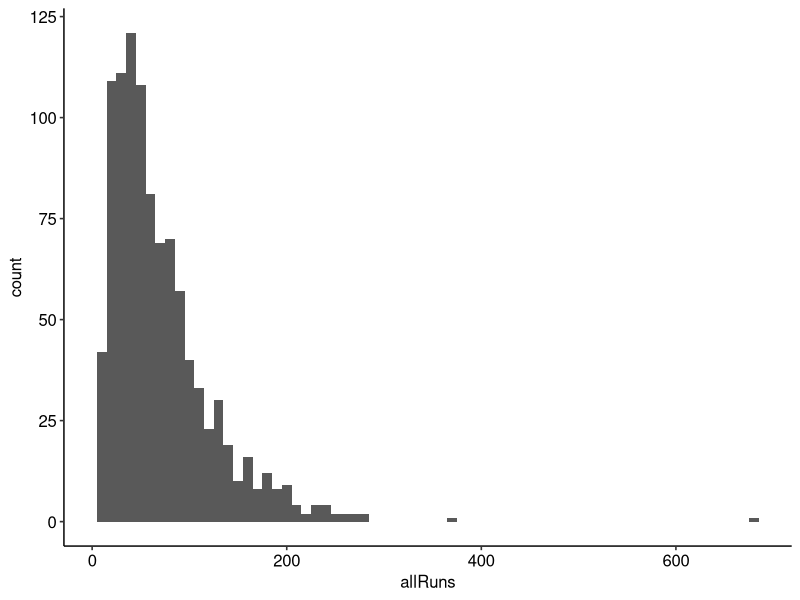

This chart was generated by the following R code:
## ---- chunk 1
knitr::opts_chunk$set(echo = TRUE)
## ---- chunk 2
# thanks stackoverflow
lappend <- function (lst, ...){
  lst <- c(lst, list(...))
  return(lst)
}

simGame <- function (nRings = 3) {
  # rows are top to bottom, each column is a tower
  towers <- matrix(nrow = nRings, ncol = 3)
  towers[,1] <- 1:nRings
  
  # chooses among valid MOVES - don't mess that up!
  nMoves <- 0
  
  # i THINK this tests for win condition hmm
  while ((T %in% is.na(towers[,2])) & (T %in% is.na(towers[,3]))) {
    nMoves <- nMoves + 1
    possibleMoves <- list()
    for (i in 1:6) {
      if (i <= 3) {
        testMove <- combn(c(1,2,3),2)[,i] # prob should store this
      } else {
        testMove <- rev(combn(c(1,2,3),2)[,i - 3])
      }
      if (is.na(towers[,testMove[1]][!is.na(towers[,testMove[1]])][1])) {
        # cant move not a ring
      } else if (is.na(towers[,testMove[2]][!is.na(towers[,testMove[2]])][1])) {
        possibleMoves <- lappend(possibleMoves, testMove)
      } else if (towers[,testMove[1]][!is.na(towers[,testMove[1]])][1] < towers[,testMove[2]][!is.na(towers[,testMove[2]])][1]) {
        possibleMoves <- lappend(possibleMoves, testMove)
      }
    }
    
    move <- possibleMoves[[sample(1:length(possibleMoves),1)]]
    # this is getting out of hand
    towers[sum(is.na(towers[,move[2]])),move[2]] <- towers[sum(is.na(towers[,move[1]]))+1,move[1]]
    towers[sum(is.na(towers[,move[1]]))+1,move[1]] <- NA
  }
  
  return(nMoves)
}

## ---- chunk 3
allRuns <- c()
for (i in 1:1000) {
  allRuns <- append(allRuns, simGame())
}
print(paste("It takes my virtual Cassius an average of", mean(allRuns), "moves to solve the puzzle with three disks."))
## ---- chunk 4
library(ggplot2)
library(ggpubr)
ggplot(data.frame(allRuns)) +
  geom_histogram(aes(x = allRuns), binwidth = 10) +
  theme_pubr()
